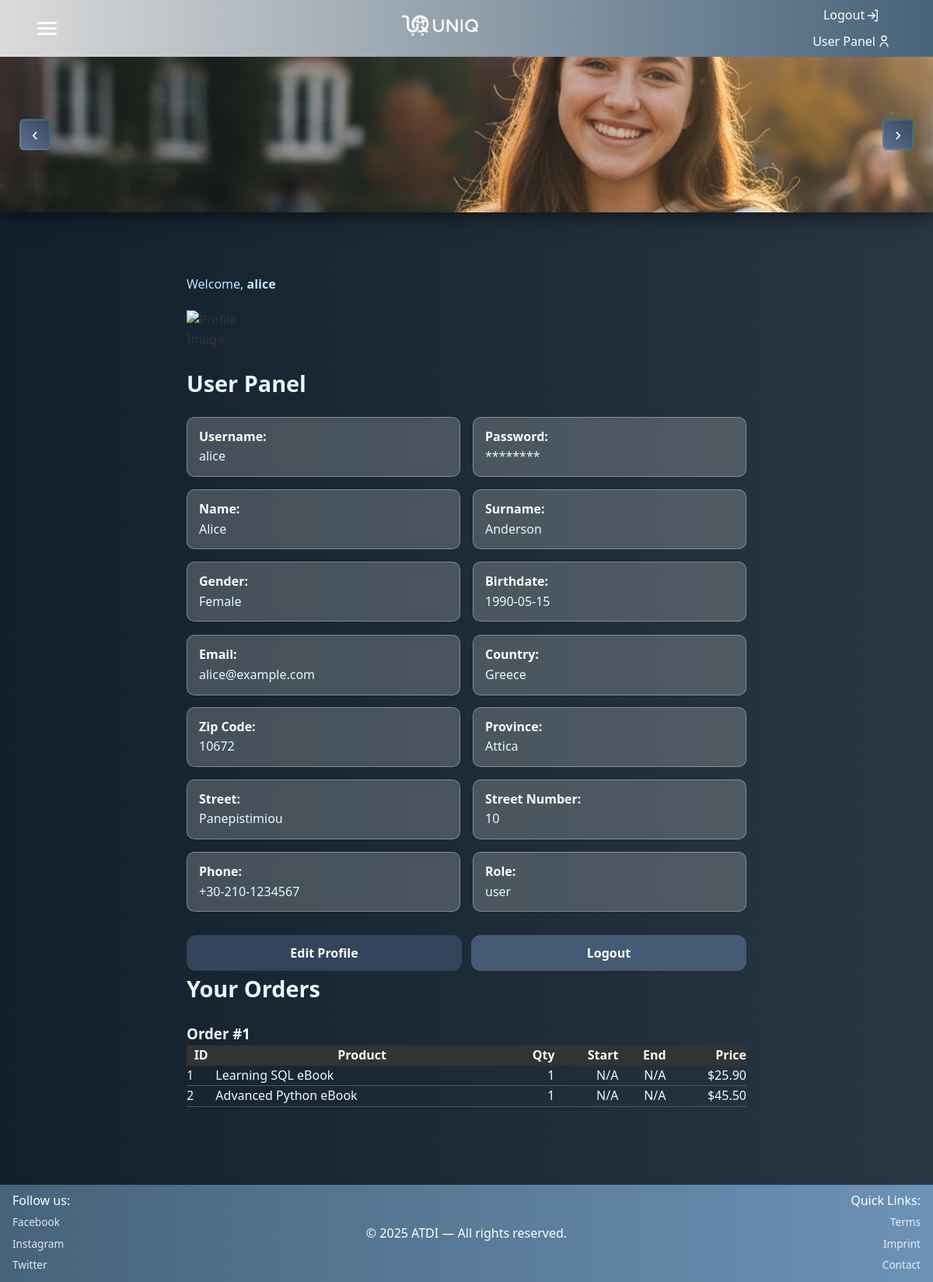
/Frontend/public/index.php?page=user_panel (signed in), run on the app's committed database.
### tables this page shows
CREATE TABLE order_items (
  id                INT UNSIGNED AUTO_INCREMENT PRIMARY KEY,
  order_id          INT UNSIGNED NOT NULL,
  product_id        INT UNSIGNED NOT NULL,
  quantity          INT NOT NULL DEFAULT 1,
  unit_price        DECIMAL(10,2) NOT NULL,
  status            ENUM('pending','fulfilled','cancelled','refunded') NOT NULL DEFAULT 'pending',
  product_snapshot  JSON,
  CONSTRAINT fk_oi_order
    FOREIGN KEY (order_id) REFERENCES orders(id)
    ON DELETE CASCADE,
  CONSTRAINT fk_oi_product
    FOREIGN KEY (product_id) REFERENCES products(id)
    ON DELETE RESTRICT
);

CREATE TABLE products (
  id                INT UNSIGNED AUTO_INCREMENT PRIMARY KEY,
  title             VARCHAR(255) NOT NULL,
  description       TEXT,
  image_url         VARCHAR(500),
  price             DECIMAL(10,2) NOT NULL DEFAULT 0.00,
  status            ENUM('draft','active','inactive') NOT NULL DEFAULT 'draft',
  created_at        DATETIME NOT NULL DEFAULT CURRENT_TIMESTAMP,
  start_selling_date DATETIME NULL
);

### Frontend/src/Classes/UserOrders.php (called while the page is built)
<?php
class UserOrders
{
    private int $userId;
    public function __construct(int $userId)
    {
        $this->userId = $userId;
    }
    public function getUserOrderIds(PDO $db): array
    {
        $stmt = $db->prepare(
            "SELECT id
             FROM orders
             WHERE user_id = :user_id"
        );
        $stmt->bindValue(':user_id', $this->userId, PDO::PARAM_INT);
        $stmt->execute();
        return $stmt->fetchAll(PDO::FETCH_COLUMN);
    }
    public function getOrderItemsWithSeminars(PDO $db): array
    {
        $sql = "
        SELECT
            oi.*,
            p.title AS product_title,
            ls.id AS seminar_id,
            ls.start_date,
            ls.end_date,
            se.id AS seminar_participation_id
        FROM orders o
        JOIN order_items oi
            ON oi.order_id = o.id
        JOIN products p
            ON oi.product_id = p.id
        LEFT JOIN live_seminars ls
            ON ls.product_id = oi.product_id
        LEFT JOIN seminar_participants se
            ON se.seminar_id = ls.id
           AND se.user_id = :user_id
        WHERE o.user_id = :user_id
          AND (ls.id IS NULL OR se.id IS NOT NULL)
        ORDER BY o.id DESC, oi.id ASC
    ";
        $stmt = $db->prepare($sql);
        $stmt->bindValue(':user_id', $this->userId, PDO::PARAM_INT);
        $stmt->execute();
        return $stmt->fetchAll(PDO::FETCH_ASSOC);
    }
}

### Frontend/src/Includes/user_orders.php (the view, shortened to what this page needs)
<?php
require_once __DIR__ . '/../Classes/UserOrders.php';
require_once '../../Backend/db_connection.php';
$userOrders = new UserOrders((int) $_SESSION['user_id']);
$userOrdersIDs = $userOrders->getUserOrderIds($pdo);
$items = $userOrders->getOrderItemsWithSeminars($pdo);
?>
<section>
    <h2>Your Orders</h2>
    <?php if (empty($userOrdersIDs)): ?>
        <p>You have no orders.</p>
    <?php else: ?>
        <?php foreach ($userOrdersIDs as $orderId): ?>
            <h3 style="color: aliceblue;">Order #<?= htmlspecialchars($orderId) ?></h3>
            <table style="width: 100%; border-collapse: collapse; margin-bottom: 20px;">
                <thead>
                    <tr style="background-color: #333; color: aliceblue;">
                        <th>ID</th>
                        <th>Product</th>
                        <th style="text-align:right;">Qty</th>
                        <th style="text-align:right;">Start</th>
                        <th style="text-align:right;">End</th>
                        <th style="text-align:right;">Price</th>
                    </tr>
                </thead>
                <tbody>
                    <?php foreach ($items as $item): ?>
                        <?php if ((int) $item['order_id'] === (int) $orderId): ?>
                            <tr style="border-bottom: 1px solid #555; color: aliceblue;">
                                <td><?= htmlspecialchars($item['product_id']) ?></td>
                                <td><?= htmlspecialchars($item['product_title']) ?></td>
                                <td style="text-align:right;"><?= htmlspecialchars($item['quantity']) ?></td>
                                <td style="text-align:right;">
                                    <?= htmlspecialchars($item['start_date'] ?? 'N/A') ?>
                                </td>
                                <td style="text-align:right;">
                                    <?= htmlspecialchars($item['end_date'] ?? 'N/A') ?>
                                </td>
                                <td style="text-align:right;">
                                    $<?= number_format((float) $item['unit_price'], 2) ?>
                                </td>
                            </tr>
                        <?php endif; ?>
                    <?php endforeach; ?>
                </tbody>
            </table>
        <?php endforeach; ?>
    <?php endif; ?>
</section>

### data on the page
order_items: product "1", product.title "Learning SQL eBook", quantity "1", start_date "N/A", end_date "N/A", unit_price "25.90"
order_items: product "2", product.title "Advanced Python eBook", quantity "1", start_date "N/A", end_date "N/A", unit_price "45.50"

### other printed values
$user['username'] "alice"
$user['name'] "Alice"
$user['surname'] "Anderson"
$user['gender'] "Female"
$user['birthdate'] "1990-05-15"
$user['email'] "alice@example.com"
$user['country'] "Greece"
$user['zip_code'] "10672"
$user['province'] "Attica"
$user['street'] "Panepistimiou"
$user['street_number'] "10"
$user['phone'] "+30-210-1234567"
$user['role'] "user"
$orderId "1"
